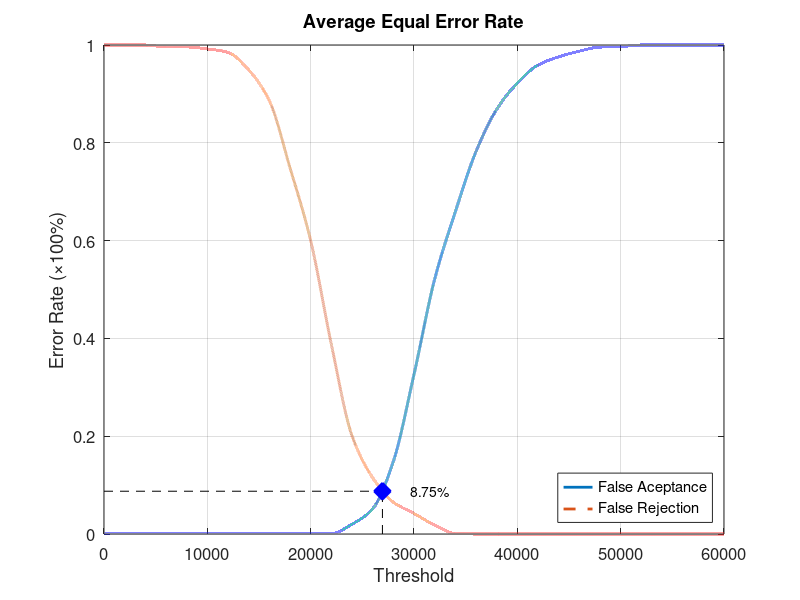
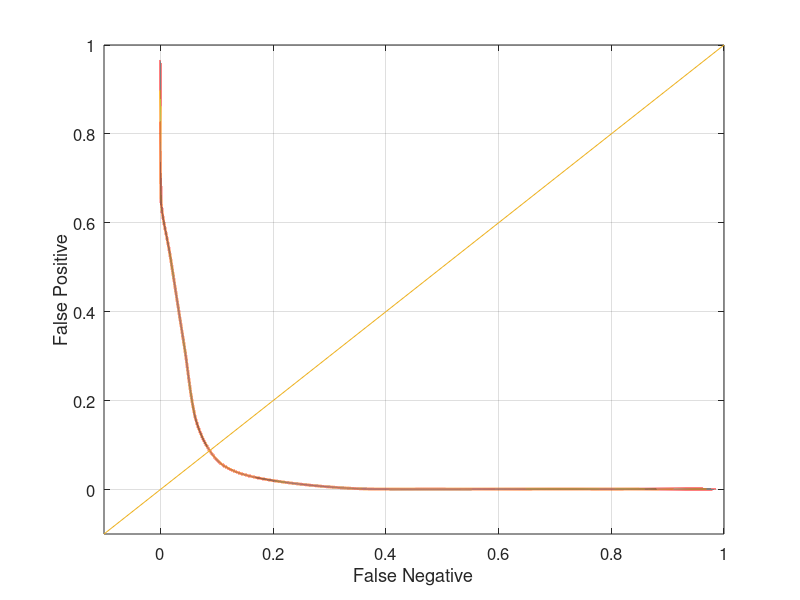

Write the MATLAB code that produced these figures, in order.
function yEER = Database1Average
close all;
clear;
clc;
x = 0:2000:60000;
xq = 0:0.5:60000;

y0 = [0 0.00105263 0.00105263 0.00105263 0.00105263 0.00105263 0.00105263 0.00105263 0.00105263 0.00105263 0.00105263 0.00105263 0.02 0.0515789 0.148421 0.326316 0.521053 0.658947 0.782105 0.868421 0.922105 0.958947 0.975789 0.987368 0.99579 0.996842 1 1 1 1 1];
yy0 = interp1(x, y0, xq, 'pchip');
y1 = [1 1 1 0.996 0.996 0.992 0.985 0.949 0.886 0.749 0.6 0.388 0.201 0.115 0.065 0.042 0.018 0.001 0 0 0 0 0 0 0 0 0 0 0 0 0];
yy1 = interp1(x, y1, xq, 'pchip');

% Calculating EER: 
y2 = abs(y0 - y1);
find(y2 == min(y2))
yy2 = abs(yy0 - yy1);
xEER = find(yy2 == min(yy2));
xEERIndex = xq(xEER) % X-axis EER
yEER = yy0(xEER) % Y-axis EER

main = figure
plot(xq, yy0,'-','LineWidth', 2);	hold on
plot(xq, yy1,'--','LineWidth', 2);	hold on
plot([xEERIndex xEERIndex], [0 yEER], 'k--');	hold on
plot([0 xEERIndex], [yEER yEER], 'k--');	hold on
plot(xEERIndex, yEER, 'bx', 'LineWidth', 10);	hold on
text(xEERIndex + 10 * xEERIndex / 100, yEER, [num2str(round((10000 * yEER)) / 100) '%'])
legend('False Aceptance', 'False Rejection', 'Location', 'SouthEast')
xlabel('Threshold')
ylabel('Error Rate (\times100%)')
title('Average Equal Error Rate')
set(gca, 'FontSize', 12)
axis([0 60000 0 1])
grid on

print(main, 'Database1AverageMain', '-dpng');
FNRxFPR = figure('Color', [1 1 1]);
plot(yy1, yy0, '-', yy1, yy0, 'LineWidth', 2);
hold on
y = -0.1:0.1:1
plot(y, y); 
set(gca, 'FontSize', 12)
xlabel('False Negative')
ylabel('False Positive')
axis([-0.1 1 -0.1 1])
set(gca, 'FontSize', 12)
grid on

print(FNRxFPR, 'Database1AverageFNRxFPR','-dpng');
end
